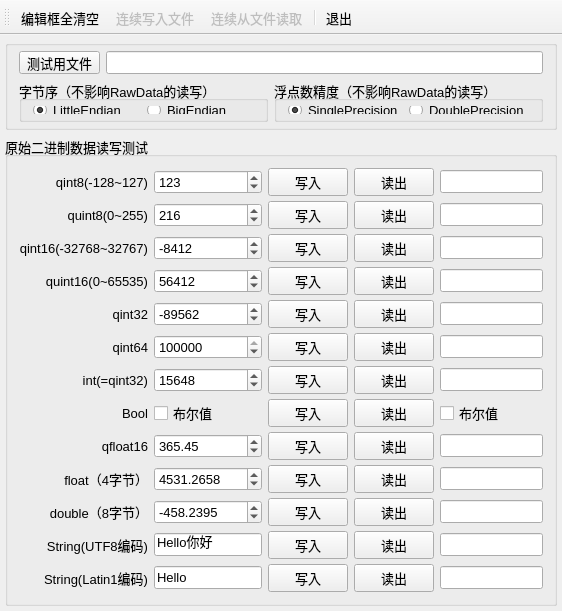
<?xml version="1.0" encoding="UTF-8"?>
<ui version="4.0">
 <class>MainWindow</class>
 <widget class="QMainWindow" name="MainWindow">
  <property name="geometry">
   <rect>
    <x>0</x>
    <y>0</y>
    <width>562</width>
    <height>528</height>
   </rect>
  </property>
  <property name="font">
   <font>
    <pointsize>10</pointsize>
   </font>
  </property>
  <property name="windowTitle">
   <string>原始数据读写</string>
  </property>
  <widget class="QWidget" name="centralWidget">
   <layout class="QVBoxLayout" name="verticalLayout">
    <property name="leftMargin">
     <number>5</number>
    </property>
    <property name="topMargin">
     <number>5</number>
    </property>
    <property name="rightMargin">
     <number>5</number>
    </property>
    <property name="bottomMargin">
     <number>5</number>
    </property>
    <item>
     <widget class="QGroupBox" name="groupBox_2">
      <property name="maximumSize">
       <size>
        <width>16777215</width>
        <height>90</height>
       </size>
      </property>
      <property name="title">
       <string/>
      </property>
      <layout class="QVBoxLayout" name="verticalLayout_2">
       <property name="topMargin">
        <number>5</number>
       </property>
       <property name="bottomMargin">
        <number>5</number>
       </property>
       <item>
        <layout class="QHBoxLayout" name="horizontalLayout_3">
         <item>
          <widget class="QToolButton" name="btnFile">
           <property name="minimumSize">
            <size>
             <width>0</width>
             <height>22</height>
            </size>
           </property>
           <property name="text">
            <string>测试用文件</string>
           </property>
          </widget>
         </item>
         <item>
          <widget class="QLineEdit" name="editFilename"/>
         </item>
        </layout>
       </item>
       <item>
        <layout class="QHBoxLayout" name="horizontalLayout_4">
         <item>
          <widget class="QGroupBox" name="groupBox_3">
           <property name="title">
            <string>字节序（不影响RawData的读写）</string>
           </property>
           <layout class="QHBoxLayout" name="horizontalLayout">
            <property name="topMargin">
             <number>5</number>
            </property>
            <property name="bottomMargin">
             <number>5</number>
            </property>
            <item>
             <widget class="QRadioButton" name="radio_LittleEndian">
              <property name="text">
               <string>LittleEndian</string>
              </property>
              <property name="checked">
               <bool>true</bool>
              </property>
             </widget>
            </item>
            <item>
             <widget class="QRadioButton" name="radio_BigEndian">
              <property name="text">
               <string>BigEndian</string>
              </property>
             </widget>
            </item>
           </layout>
          </widget>
         </item>
         <item>
          <widget class="QGroupBox" name="groupBox_4">
           <property name="title">
            <string>浮点数精度（不影响RawData的读写）</string>
           </property>
           <layout class="QHBoxLayout" name="horizontalLayout_2">
            <property name="topMargin">
             <number>5</number>
            </property>
            <property name="bottomMargin">
             <number>5</number>
            </property>
            <item>
             <widget class="QRadioButton" name="radio_Single">
              <property name="text">
               <string>SinglePrecision</string>
              </property>
              <property name="checked">
               <bool>true</bool>
              </property>
             </widget>
            </item>
            <item>
             <widget class="QRadioButton" name="radio_Double">
              <property name="text">
               <string>DoublePrecision</string>
              </property>
             </widget>
            </item>
           </layout>
          </widget>
         </item>
        </layout>
       </item>
      </layout>
     </widget>
    </item>
    <item>
     <widget class="QGroupBox" name="groupBox">
      <property name="title">
       <string>原始二进制数据读写测试</string>
      </property>
      <layout class="QGridLayout" name="gridLayout">
       <property name="horizontalSpacing">
        <number>6</number>
       </property>
       <property name="verticalSpacing">
        <number>5</number>
       </property>
       <item row="4" column="3">
        <widget class="QPushButton" name="btnInt32_Read">
         <property name="text">
          <string>读出</string>
         </property>
        </widget>
       </item>
       <item row="3" column="0">
        <widget class="QLabel" name="label_5">
         <property name="text">
          <string>quint16(0~65535)</string>
         </property>
         <property name="alignment">
          <set>Qt::AlignRight|Qt::AlignTrailing|Qt::AlignVCenter</set>
         </property>
        </widget>
       </item>
       <item row="3" column="3">
        <widget class="QPushButton" name="btnUIn16_Read">
         <property name="text">
          <string>读出</string>
         </property>
        </widget>
       </item>
       <item row="1" column="3">
        <widget class="QPushButton" name="btnUInt8_Read">
         <property name="text">
          <string>读出</string>
         </property>
        </widget>
       </item>
       <item row="9" column="0">
        <widget class="QLabel" name="label_11">
         <property name="text">
          <string>float（4字节）</string>
         </property>
         <property name="alignment">
          <set>Qt::AlignRight|Qt::AlignTrailing|Qt::AlignVCenter</set>
         </property>
        </widget>
       </item>
       <item row="9" column="3">
        <widget class="QPushButton" name="btnFloat_Read">
         <property name="text">
          <string>读出</string>
         </property>
        </widget>
       </item>
       <item row="1" column="2">
        <widget class="QPushButton" name="btnUInt8_Write">
         <property name="text">
          <string>写入</string>
         </property>
        </widget>
       </item>
       <item row="10" column="4">
        <widget class="QLineEdit" name="edit_Double">
         <property name="readOnly">
          <bool>true</bool>
         </property>
        </widget>
       </item>
       <item row="2" column="4">
        <widget class="QLineEdit" name="edit_Int16">
         <property name="readOnly">
          <bool>true</bool>
         </property>
        </widget>
       </item>
       <item row="0" column="0">
        <widget class="QLabel" name="label">
         <property name="text">
          <string>qint8(-128~127)</string>
         </property>
         <property name="alignment">
          <set>Qt::AlignRight|Qt::AlignTrailing|Qt::AlignVCenter</set>
         </property>
        </widget>
       </item>
       <item row="1" column="0">
        <widget class="QLabel" name="label_2">
         <property name="text">
          <string>quint8(0~255)</string>
         </property>
         <property name="alignment">
          <set>Qt::AlignRight|Qt::AlignTrailing|Qt::AlignVCenter</set>
         </property>
        </widget>
       </item>
       <item row="5" column="4">
        <widget class="QLineEdit" name="edit_Int64">
         <property name="readOnly">
          <bool>true</bool>
         </property>
        </widget>
       </item>
       <item row="5" column="3">
        <widget class="QPushButton" name="btnInt64_Read">
         <property name="text">
          <string>读出</string>
         </property>
        </widget>
       </item>
       <item row="6" column="1">
        <widget class="QSpinBox" name="spin_Int">
         <property name="minimum">
          <number>-2147483647</number>
         </property>
         <property name="maximum">
          <number>2147483647</number>
         </property>
         <property name="value">
          <number>15648</number>
         </property>
        </widget>
       </item>
       <item row="11" column="1">
        <widget class="QLineEdit" name="editStr_In">
         <property name="toolTip">
          <string>可以输入汉字</string>
         </property>
         <property name="text">
          <string>Hello你好</string>
         </property>
        </widget>
       </item>
       <item row="11" column="4">
        <widget class="QLineEdit" name="editStr_Out">
         <property name="readOnly">
          <bool>true</bool>
         </property>
        </widget>
       </item>
       <item row="1" column="1">
        <widget class="QSpinBox" name="spin_UInt8">
         <property name="minimum">
          <number>0</number>
         </property>
         <property name="maximum">
          <number>255</number>
         </property>
         <property name="value">
          <number>216</number>
         </property>
        </widget>
       </item>
       <item row="6" column="2">
        <widget class="QPushButton" name="btnInt_Write">
         <property name="text">
          <string>写入</string>
         </property>
        </widget>
       </item>
       <item row="4" column="2">
        <widget class="QPushButton" name="btnInt32_Write">
         <property name="text">
          <string>写入</string>
         </property>
        </widget>
       </item>
       <item row="2" column="3">
        <widget class="QPushButton" name="btnInt16_Read">
         <property name="text">
          <string>读出</string>
         </property>
        </widget>
       </item>
       <item row="6" column="4">
        <widget class="QLineEdit" name="edit_Int">
         <property name="readOnly">
          <bool>true</bool>
         </property>
        </widget>
       </item>
       <item row="9" column="4">
        <widget class="QLineEdit" name="edit_Float">
         <property name="readOnly">
          <bool>true</bool>
         </property>
        </widget>
       </item>
       <item row="12" column="0">
        <widget class="QLabel" name="label_3">
         <property name="text">
          <string>String(Latin1编码)</string>
         </property>
         <property name="alignment">
          <set>Qt::AlignRight|Qt::AlignTrailing|Qt::AlignVCenter</set>
         </property>
        </widget>
       </item>
       <item row="0" column="1">
        <widget class="QSpinBox" name="spin_Int8">
         <property name="minimum">
          <number>-128</number>
         </property>
         <property name="maximum">
          <number>127</number>
         </property>
         <property name="value">
          <number>123</number>
         </property>
        </widget>
       </item>
       <item row="0" column="2">
        <widget class="QPushButton" name="btnInt8_Write">
         <property name="text">
          <string>写入</string>
         </property>
        </widget>
       </item>
       <item row="10" column="3">
        <widget class="QPushButton" name="btnDouble_Read">
         <property name="text">
          <string>读出</string>
         </property>
        </widget>
       </item>
       <item row="12" column="3">
        <widget class="QPushButton" name="btnStr_Read2">
         <property name="text">
          <string>读出</string>
         </property>
        </widget>
       </item>
       <item row="5" column="2">
        <widget class="QPushButton" name="btnInt64_Write">
         <property name="text">
          <string>写入</string>
         </property>
        </widget>
       </item>
       <item row="10" column="2">
        <widget class="QPushButton" name="btnDouble_Write">
         <property name="text">
          <string>写入</string>
         </property>
        </widget>
       </item>
       <item row="12" column="1">
        <widget class="QLineEdit" name="editStr_In2">
         <property name="toolTip">
          <string>汉字读出会乱码</string>
         </property>
         <property name="text">
          <string>Hello</string>
         </property>
        </widget>
       </item>
       <item row="2" column="2">
        <widget class="QPushButton" name="btnInt16_Write">
         <property name="text">
          <string>写入</string>
         </property>
        </widget>
       </item>
       <item row="11" column="2">
        <widget class="QPushButton" name="btnStr_Write">
         <property name="toolTip">
          <string>writeBytes()函数写入</string>
         </property>
         <property name="text">
          <string>写入</string>
         </property>
        </widget>
       </item>
       <item row="12" column="4">
        <widget class="QLineEdit" name="editStr_Out2"/>
       </item>
       <item row="7" column="3">
        <widget class="QPushButton" name="btnBool_Read">
         <property name="text">
          <string>读出</string>
         </property>
        </widget>
       </item>
       <item row="6" column="0">
        <widget class="QLabel" name="label_8">
         <property name="text">
          <string>int(=qint32)</string>
         </property>
         <property name="alignment">
          <set>Qt::AlignRight|Qt::AlignTrailing|Qt::AlignVCenter</set>
         </property>
        </widget>
       </item>
       <item row="10" column="1">
        <widget class="QDoubleSpinBox" name="spin_Double">
         <property name="decimals">
          <number>4</number>
         </property>
         <property name="minimum">
          <double>-600000000.000000000000000</double>
         </property>
         <property name="maximum">
          <double>600000000.000000000000000</double>
         </property>
         <property name="value">
          <double>-458.239500000000021</double>
         </property>
        </widget>
       </item>
       <item row="5" column="0">
        <widget class="QLabel" name="label_7">
         <property name="text">
          <string>qint64</string>
         </property>
         <property name="alignment">
          <set>Qt::AlignRight|Qt::AlignTrailing|Qt::AlignVCenter</set>
         </property>
        </widget>
       </item>
       <item row="9" column="1">
        <widget class="QDoubleSpinBox" name="spin_Float">
         <property name="decimals">
          <number>4</number>
         </property>
         <property name="minimum">
          <double>-60000000.000000000000000</double>
         </property>
         <property name="maximum">
          <double>600000000.000000000000000</double>
         </property>
         <property name="value">
          <double>4531.265800000000127</double>
         </property>
        </widget>
       </item>
       <item row="5" column="1">
        <widget class="QSpinBox" name="spin_Int64">
         <property name="minimum">
          <number>-2147483647</number>
         </property>
         <property name="maximum">
          <number>2147483647</number>
         </property>
         <property name="value">
          <number>65984325</number>
         </property>
        </widget>
       </item>
       <item row="0" column="4">
        <widget class="QLineEdit" name="edit_Int8">
         <property name="readOnly">
          <bool>true</bool>
         </property>
        </widget>
       </item>
       <item row="1" column="4">
        <widget class="QLineEdit" name="edit_UInt8">
         <property name="readOnly">
          <bool>true</bool>
         </property>
        </widget>
       </item>
       <item row="3" column="1">
        <widget class="QSpinBox" name="spin_UInt16">
         <property name="minimum">
          <number>0</number>
         </property>
         <property name="maximum">
          <number>65535</number>
         </property>
         <property name="value">
          <number>56412</number>
         </property>
        </widget>
       </item>
       <item row="7" column="2">
        <widget class="QPushButton" name="btnBool_Write">
         <property name="text">
          <string>写入</string>
         </property>
        </widget>
       </item>
       <item row="11" column="3">
        <widget class="QPushButton" name="btnStr_Read">
         <property name="toolTip">
          <string>readBytes()函数读出</string>
         </property>
         <property name="text">
          <string>读出</string>
         </property>
        </widget>
       </item>
       <item row="12" column="2">
        <widget class="QPushButton" name="btnStr_Write2">
         <property name="toolTip">
          <string>writeRawData()函数写入</string>
         </property>
         <property name="text">
          <string>写入</string>
         </property>
        </widget>
       </item>
       <item row="4" column="4">
        <widget class="QLineEdit" name="edit_Int32">
         <property name="readOnly">
          <bool>true</bool>
         </property>
        </widget>
       </item>
       <item row="3" column="4">
        <widget class="QLineEdit" name="edit_UInt16">
         <property name="readOnly">
          <bool>true</bool>
         </property>
        </widget>
       </item>
       <item row="7" column="0">
        <widget class="QLabel" name="label_10">
         <property name="text">
          <string>Bool</string>
         </property>
         <property name="alignment">
          <set>Qt::AlignRight|Qt::AlignTrailing|Qt::AlignVCenter</set>
         </property>
        </widget>
       </item>
       <item row="2" column="0">
        <widget class="QLabel" name="label_4">
         <property name="text">
          <string>qint16(-32768~32767)</string>
         </property>
         <property name="alignment">
          <set>Qt::AlignRight|Qt::AlignTrailing|Qt::AlignVCenter</set>
         </property>
        </widget>
       </item>
       <item row="4" column="1">
        <widget class="QSpinBox" name="spin_Int32">
         <property name="minimum">
          <number>-2147483647</number>
         </property>
         <property name="maximum">
          <number>2147483647</number>
         </property>
         <property name="value">
          <number>-89562</number>
         </property>
        </widget>
       </item>
       <item row="2" column="1">
        <widget class="QSpinBox" name="spin_Int16">
         <property name="minimum">
          <number>-32768</number>
         </property>
         <property name="maximum">
          <number>32767</number>
         </property>
         <property name="value">
          <number>-8412</number>
         </property>
        </widget>
       </item>
       <item row="7" column="4">
        <widget class="QCheckBox" name="chkBox_Out">
         <property name="text">
          <string>布尔值</string>
         </property>
        </widget>
       </item>
       <item row="11" column="0">
        <widget class="QLabel" name="label_13">
         <property name="text">
          <string>String(UTF8编码)</string>
         </property>
         <property name="alignment">
          <set>Qt::AlignRight|Qt::AlignTrailing|Qt::AlignVCenter</set>
         </property>
        </widget>
       </item>
       <item row="0" column="3">
        <widget class="QPushButton" name="btnInt8_Read">
         <property name="text">
          <string>读出</string>
         </property>
        </widget>
       </item>
       <item row="3" column="2">
        <widget class="QPushButton" name="btnUInt16_Write">
         <property name="text">
          <string>写入</string>
         </property>
        </widget>
       </item>
       <item row="10" column="0">
        <widget class="QLabel" name="label_12">
         <property name="text">
          <string>double（8字节）</string>
         </property>
         <property name="alignment">
          <set>Qt::AlignRight|Qt::AlignTrailing|Qt::AlignVCenter</set>
         </property>
        </widget>
       </item>
       <item row="6" column="3">
        <widget class="QPushButton" name="btnInt_Read">
         <property name="text">
          <string>读出</string>
         </property>
        </widget>
       </item>
       <item row="4" column="0">
        <widget class="QLabel" name="label_6">
         <property name="text">
          <string>qint32</string>
         </property>
         <property name="alignment">
          <set>Qt::AlignRight|Qt::AlignTrailing|Qt::AlignVCenter</set>
         </property>
        </widget>
       </item>
       <item row="7" column="1">
        <widget class="QCheckBox" name="chkBox_In">
         <property name="text">
          <string>布尔值</string>
         </property>
        </widget>
       </item>
       <item row="9" column="2">
        <widget class="QPushButton" name="btnFloat_Write">
         <property name="text">
          <string>写入</string>
         </property>
        </widget>
       </item>
       <item row="8" column="1">
        <widget class="QDoubleSpinBox" name="spin_Float16">
         <property name="minimum">
          <double>-5000.000000000000000</double>
         </property>
         <property name="maximum">
          <double>5000.000000000000000</double>
         </property>
         <property name="value">
          <double>365.449999999999989</double>
         </property>
        </widget>
       </item>
       <item row="8" column="0">
        <widget class="QLabel" name="label_9">
         <property name="text">
          <string>qfloat16</string>
         </property>
         <property name="alignment">
          <set>Qt::AlignRight|Qt::AlignTrailing|Qt::AlignVCenter</set>
         </property>
        </widget>
       </item>
       <item row="8" column="2">
        <widget class="QPushButton" name="btnFloat16_Write">
         <property name="text">
          <string>写入</string>
         </property>
        </widget>
       </item>
       <item row="8" column="3">
        <widget class="QPushButton" name="btnFloat16_Read">
         <property name="text">
          <string>读出</string>
         </property>
        </widget>
       </item>
       <item row="8" column="4">
        <widget class="QLineEdit" name="edit_Float16"/>
       </item>
      </layout>
     </widget>
    </item>
   </layout>
  </widget>
  <widget class="QToolBar" name="toolBar">
   <property name="windowTitle">
    <string>toolBar</string>
   </property>
   <property name="toolButtonStyle">
    <enum>Qt::ToolButtonTextBesideIcon</enum>
   </property>
   <attribute name="toolBarArea">
    <enum>TopToolBarArea</enum>
   </attribute>
   <attribute name="toolBarBreak">
    <bool>false</bool>
   </attribute>
   <addaction name="actClearOutput"/>
   <addaction name="actSaveALL"/>
   <addaction name="actReadALL"/>
   <addaction name="separator"/>
   <addaction name="actClose"/>
  </widget>
  <action name="actClearOutput">
   <property name="icon">
    <iconset resource="res.qrc">
     <normaloff>:/icons/images/214.bmp</normaloff>:/icons/images/214.bmp</iconset>
   </property>
   <property name="text">
    <string>编辑框全清空</string>
   </property>
   <property name="toolTip">
    <string>读出数据的编辑框全清空</string>
   </property>
  </action>
  <action name="actClose">
   <property name="icon">
    <iconset resource="res.qrc">
     <normaloff>:/icons/images/132.bmp</normaloff>:/icons/images/132.bmp</iconset>
   </property>
   <property name="text">
    <string>退出</string>
   </property>
  </action>
  <action name="actSaveALL">
   <property name="enabled">
    <bool>false</bool>
   </property>
   <property name="icon">
    <iconset resource="res.qrc">
     <normaloff>:/icons/images/saveall1.bmp</normaloff>:/icons/images/saveall1.bmp</iconset>
   </property>
   <property name="text">
    <string>连续写入文件</string>
   </property>
   <property name="toolTip">
    <string>连续写入文件</string>
   </property>
  </action>
  <action name="actReadALL">
   <property name="enabled">
    <bool>false</bool>
   </property>
   <property name="icon">
    <iconset resource="res.qrc">
     <normaloff>:/icons/images/upfold1.bmp</normaloff>:/icons/images/upfold1.bmp</iconset>
   </property>
   <property name="text">
    <string>连续从文件读取</string>
   </property>
   <property name="toolTip">
    <string>连续从文件读取</string>
   </property>
  </action>
 </widget>
 <layoutdefault spacing="6" margin="11"/>
 <resources>
  <include location="res.qrc"/>
 </resources>
 <connections>
  <connection>
   <sender>actClose</sender>
   <signal>triggered()</signal>
   <receiver>MainWindow</receiver>
   <slot>close()</slot>
   <hints>
    <hint type="sourcelabel">
     <x>-1</x>
     <y>-1</y>
    </hint>
    <hint type="destinationlabel">
     <x>402</x>
     <y>291</y>
    </hint>
   </hints>
  </connection>
 </connections>
</ui>
